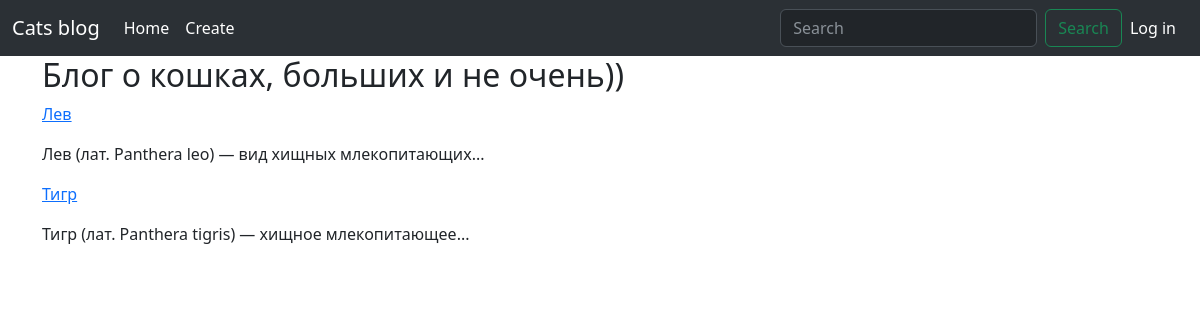
Before: / with the older database file.
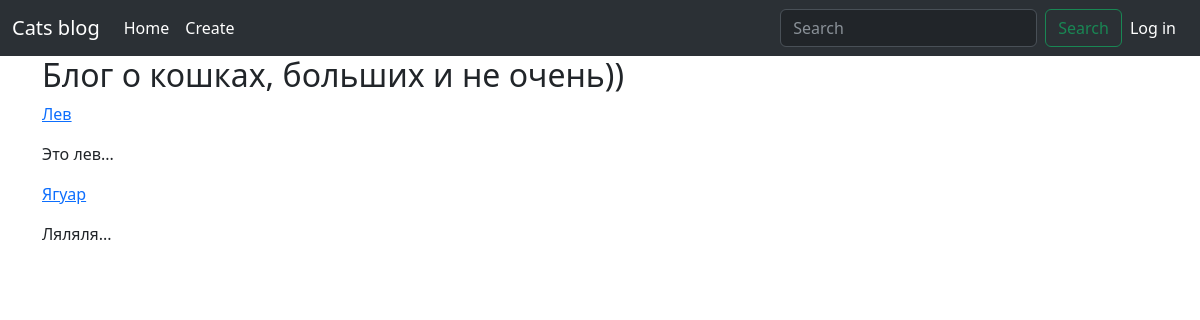
After: the same page with the newer database file.
### models.py (models this page shows, shortened)
class Post(db.Model):
    __tablename__ = 'post'
    id = db.Column(db.Integer, primary_key=True)
    title = db.Column(db.String(100))
    avatar = db.Column(db.LargeBinary, default=None)
    url = db.Column(db.String(100), unique=True)
    body = db.Column(db.Text)
    created = db.Column(db.DateTime, default=datetime.now)
    tags = db.relationship('Tag', secondary=post_tags, backref=db.backref('posts', lazy='dynamic'))

### posts/posts.py (the view)
@posts.route('/')
def index_page():
    q = request.args.get('q')
    if q:
        psts = Post.query.filter(Post.title.contains(q) | Post.body.contains(q)).all()
    else:
        psts = Post.query.all()
    return render_template('index.html', posts=psts)

### posts/templates/index.html (shortened to what this page needs)
{% extends 'base.html' %}
{% block content_title %}
    Блог о кошках, больших и не очень))
{% endblock %}
{% block content %}
    {% for post in posts%}
        <p>
            <a href="{{ url_for('posts.post_detail_page', url=post.url) }}">
                {{ post.title }}
            </a>
        </p>
        <p>
            {{ post.body[:50] }}...
        </p>
    {% endfor %}
{% endblock %}

### templates/base.html (shortened to what this page needs)
<!DOCTYPE html>
<html lang="en">
<head>
    <link href="https://cdn.jsdelivr.net/npm/bootstrap@5.3.0/dist/css/bootstrap.min.css" rel="stylesheet">
</head>
<body>
    <nav class="navbar navbar-expand-lg bg-body-tertiary" data-bs-theme="dark">
        <div class="container-fluid">
            <a class="navbar-brand" href="#">Cats blog</a>
            <div class="collapse navbar-collapse" id="navbarTogglerDemo02">
                <ul class="navbar-nav me-auto mb-2 mb-lg-0">
                    <li class="nav-item">
                        <a class="nav-link active" aria-current="page" href="{{ url_for('posts.index_page') }}">Home</a>
                    </li>
                    <li class="nav-item">
                        <a class="nav-link active" href="{{ url_for('posts.create_post_page') }}">Create</a>
                    </li>
                </ul>
                <form class="d-flex" role="search" method="get">
                    <input class="form-control me-2" type="search" placeholder="Search" aria-label="Search" name="q" value="{{ request.args.get('q', '') }}">
                    <button class="btn btn-outline-success" type="submit">Search</button>
                </form>
                <div class="navbar-nav me-1 mb-2 mb-lg-0">
                        <a class="nav-link active" aria-current="page" href="{{ url_for('posts.login_page') }}">Log in</a>
                </div>
            </div>
        </div>
    </nav>
    <div class="container">
        <h2>
        {% block content_title %}
        {% endblock %}
        </h2>
        {% block content %}
        {% endblock %}
    </div>
</body>
</html>

Changed rows visible on the page:
removed Post: title "Тигр", body "Тигр (лат. Panthera tigris) — хищное млекопитающее"
changed Post "Лев": body "Лев (лат. Panthera leo) — вид хищных млекопитающих" → "Это лев"
added Post: title "Ягуар", body "Ляляля"
